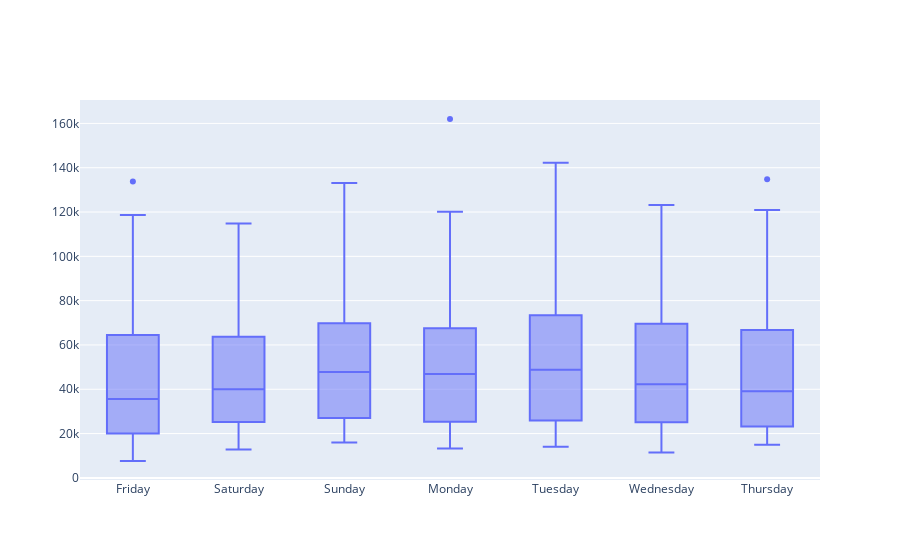

Notebook code for this chart:
### Code cell
#reach based on day of week 
fig5 = go.Figure()
fig5.add_trace(go.Box(x=df['Day_name'],
    y=df['Instagram reach'], 
                     name='Instagram reach'))

fig5.show()

### Figure 1 — Plotly figure (JSON) as saved in the notebook; plotly's stock layout.template omitted (floating-point values rounded to 4 significant figures; data arrays with more than 128 entries replaced by an {"elided": "..."} marker saying what was removed)
{"data": [{"name": "Instagram reach", "type": "box", "x": {"elided": "365 str values"}, "y": {"elided": "365 int values"}}], "layout": {}}
